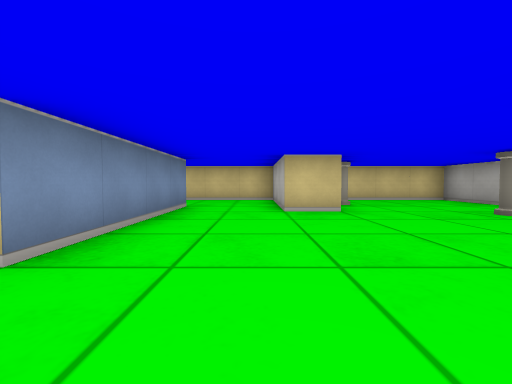
view 1 (above)

18 first-person views from a walk through a cub3D level. The camera is about half as high as the walls, tilts 2° down and sees 90° across. The floor is counted in squares. Each view is taken from the middle of a square. On the plan, view 1 faces up. The plan holds only what a view shows up to about 9 squares ahead; the rest is blank.

view 2
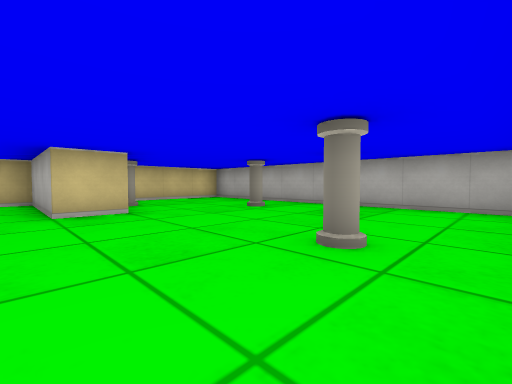

view 3
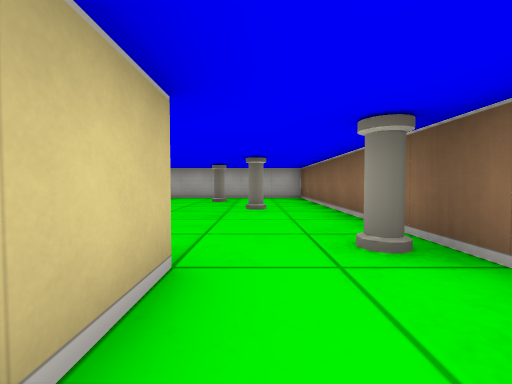

view 4
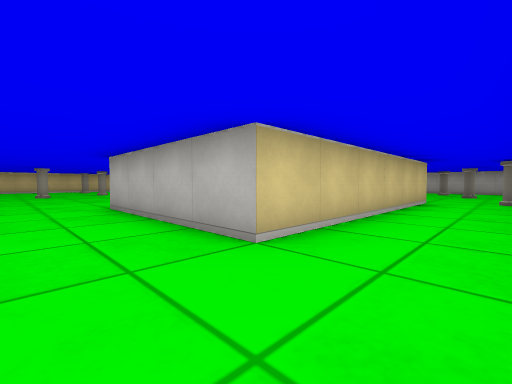

view 5
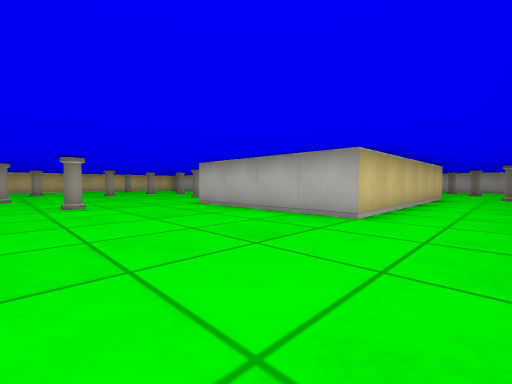

view 6
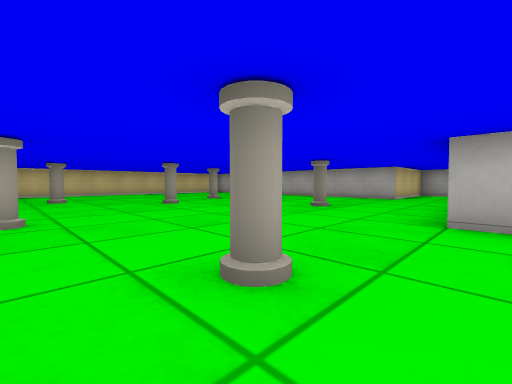

view 7
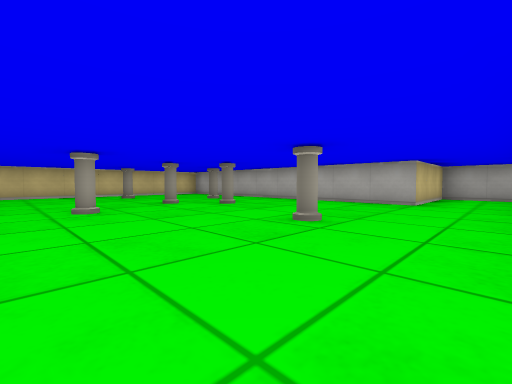

view 8
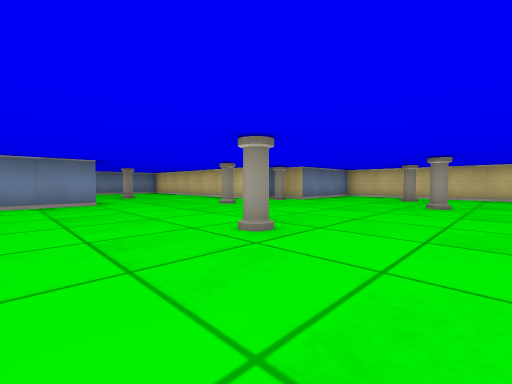

view 9
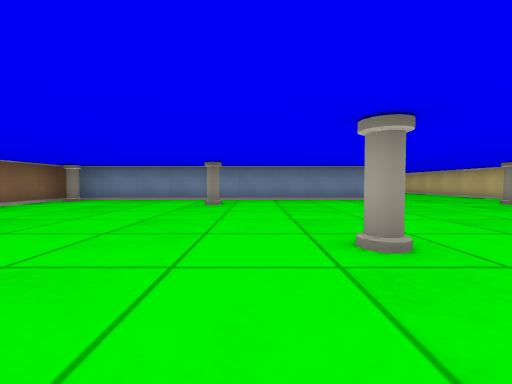

view 10
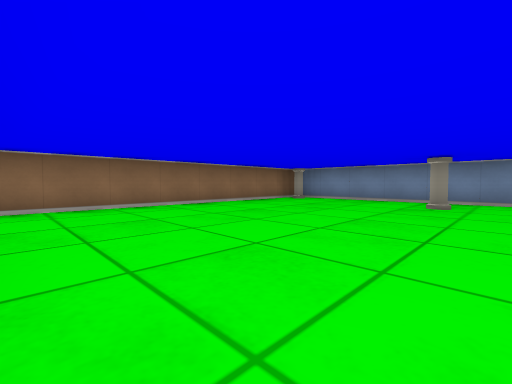

view 11
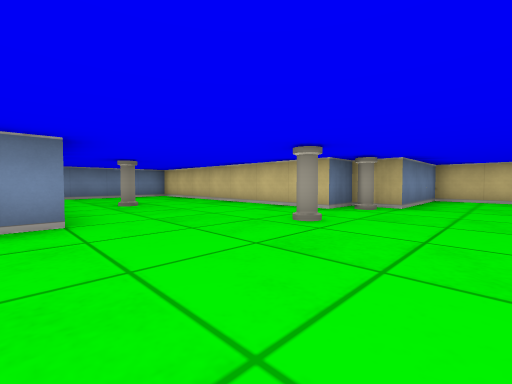

view 12
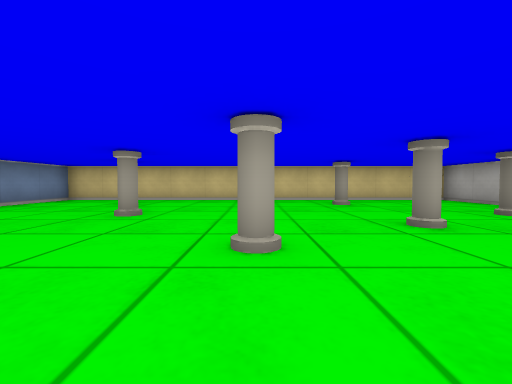

view 13
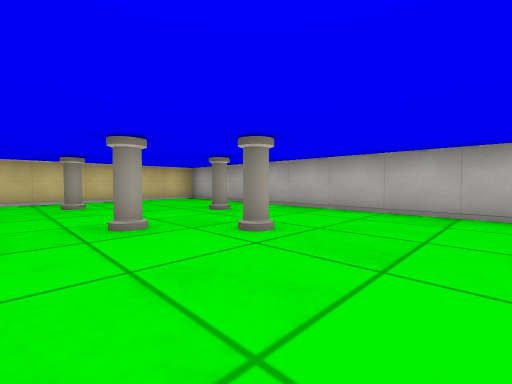

view 14
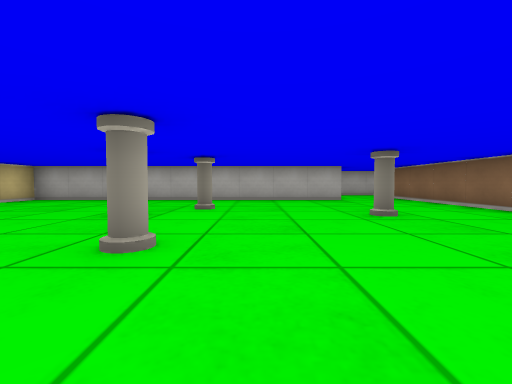

view 15
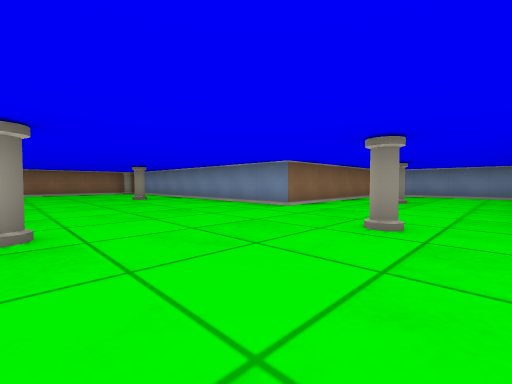

view 16
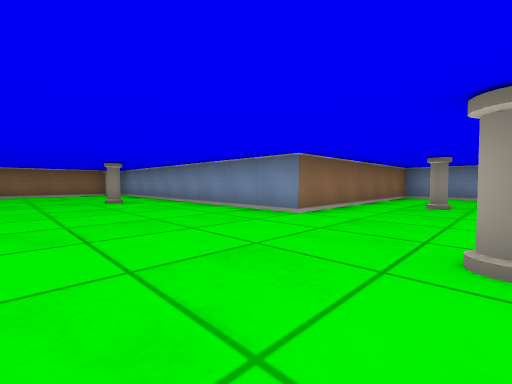

view 17
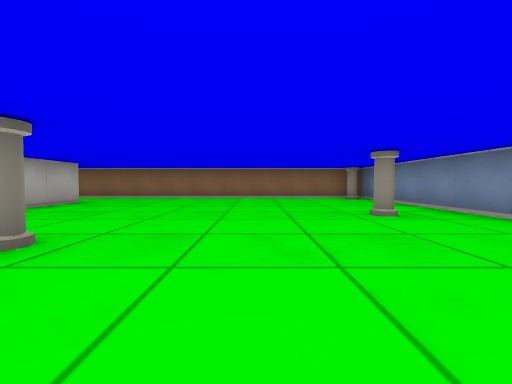

view 18
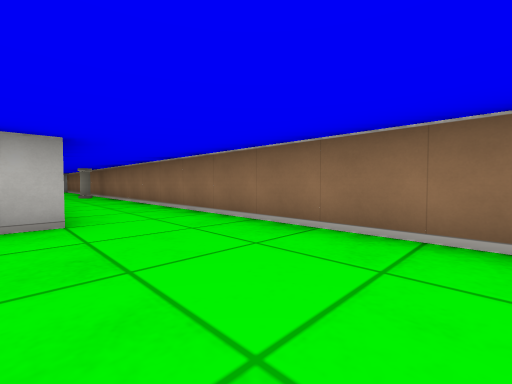

### Floor plan
Points are (right, up) in squares from view 1. A wall is a line through its corners. A room is listed if a view was taken in it or the views show most of it. See-through windows are left out.
Room 1 (views 1, 2)
walls: (1.6, 4.5) (0.5, 4.5); (-1.5, 4.5) (-1.5, 1.5); (-1.5, -0.5) (5.5, -0.5) (5.5, 7.5) (2.6, 7.5)
ways out: opening at (-2, 0.5) to room 2; opening at (-0.5, 5) to room 3
objects: pillar (-1, 0); pillar (2, 1); pillar (2, 6); pillar (4, 2); pillar (4, 4)
Room 2 (views 3, 4, 5, 6, 7, 8, 9, 10, 11, 12, 13, 14, 15, 16, 17, 18)
walls: (-5.5, 5.5) (-1.5, 5.5); (-1.5, 7.5) (-2.5, 7.5) (-2.5, 16.5) (-13.5, 16.5) (-13.5, 13.5) (-14.5, 13.5) (-14.5, 12.5) (-20.2, 12.5); (-1.5, 1.5) (-7.5, 1.5) (-7.5, 5.5); (-21.5, 12) (-21.5, 8.5) (-15.5, 8.5) (-15.5, -0.5) (-1.5, -0.5)
ways out: opening at (-2, 0.5) to room 1; opening at (-2, 6.5) to room 3
objects: pillar (-18, 10); pillar (-15, 0); pillar (-14, 4); pillar (-14, 11); pillar (-14, 13); pillar (-11, 9); pillar (-11, 15); pillar (-10, 6); pillar (-10, 13); pillar (-8, 11); pillar (-6, 8); pillar (-6, 12); pillar (-6, 15); pillar (-5, 11); pillar (-4, 13)
Room 3 (no view inside)
walls: (-1.5, 5.5) (-1.5, 4.5); (0.5, 4.5) (0.5, 7.5) (-1.5, 7.5)
ways out: opening at (-0.5, 5) to room 1; opening at (-2, 6.5) to room 2

Where each view was taken, in squares from view 1:
view 1: 0 up, 0 right, facing up
view 2: 0 up, 0 right, facing up-right
view 3: 1 up, 3 left, facing right
view 4: 0 up, 9 left, facing up-right
view 5: 0 up, 11 left, facing up-right
view 6: 5 up, 11 left, facing up-right
view 7: 6 up, 9 left, facing up-right
view 8: 7 up, 9 left, facing up-left
view 9: 5 up, 8 left, facing left
view 10: 5 up, 8 left, facing down-left
view 11: 8 up, 12 left, facing up-left
view 12: 9 up, 8 left, facing up
view 13: 9 up, 7 left, facing up-right
view 14: 10 up, 10 left, facing right
view 15: 12 up, 11 left, facing down-left
view 16: 11 up, 12 left, facing down-left
view 17: 8 up, 12 left, facing down
view 18: 2 up, 11 left, facing down-right
